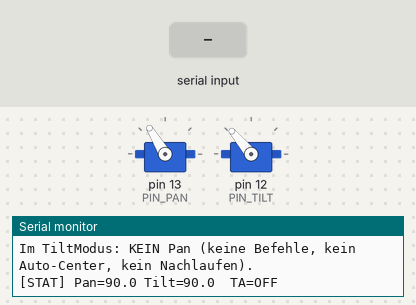
Bench run of a sketch on a simulated Arduino Uno, built with avr-gcc and run on an emulated ATmega328P. On the bench: 2 × servo, the last lines printed to the serial monitor. Inputs (shaded band) come from the test bench.

Above: at 1.2 s.
1.3 s: "PT:\n" received over the second serial link
At 2.8 s:
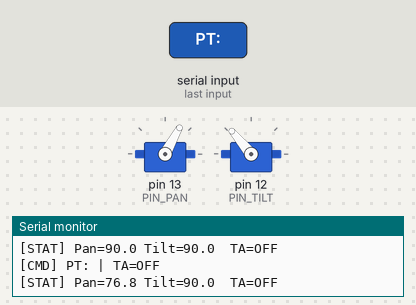
3.7 s: "TT:\n" received over the second serial link
At 6.1 s:
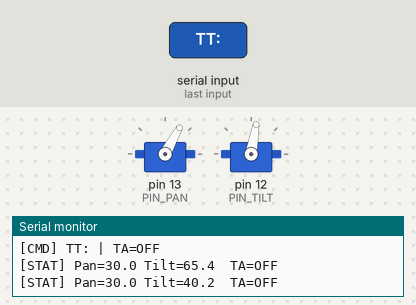
6.7 s: "RST\n" received over the second serial link
At 7.17 s:
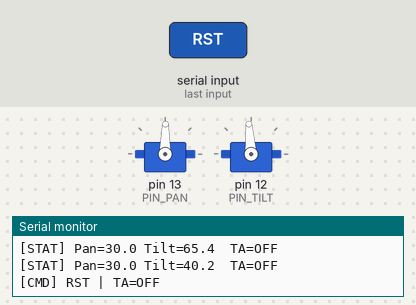
9.7 s: "TT:,45\n" received over the second serial link
At 11.9 s:
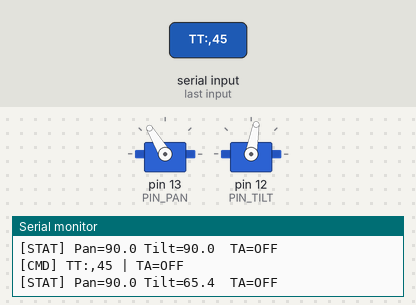
12.7 s: "PT:,45\n" received over the second serial link
At 13.15 s:
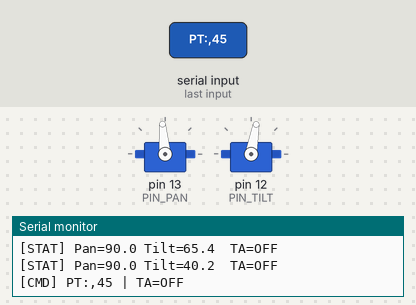
Timing chart, 0 to 15.7 s (numbered marks = the images above; inputs shaded):
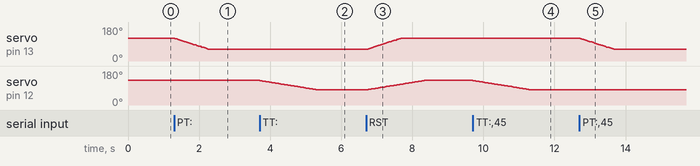

The sketch:

hc05_rx.ino
```cpp
#include <Servo.h>
#include <SoftwareSerial.h>

/* -------------------- Bluetooth (HC-05) -------------------- */
// HC-05 Verdrahtung (UNO/Nano):
//   HC-05 TXD -> D10 (Arduino RX)
//   HC-05 RXD <- D11 (Arduino TX über Spannungsteiler 5V->3.3V)
//   GND gemeinsam, VCC an 5V
SoftwareSerial BT(11, 10);      // RX<-11, TX->10
#define BT_BAUD 9600

/* -------------------- Servos & Grenzen (mit iPhone FOV) ---- */
const uint8_t PIN_PAN  = 13;
const uint8_t PIN_TILT = 12;
Servo pan, tilt;

// Arbeitsbereich (logisch, ohne Offset)
const int PAN_MIN  = 30;
const int PAN_MAX  = 150;
const int TILT_MIN = 40;
const int TILT_MAX = 120;

// Offsets (Feinjustage – werden erst bei write() addiert)
const int PAN_OFFSET  = 31;
const int TILT_OFFSET = 40;

// Bewegung / Glättung
const float PAN_SPEED_DEG_S  = 60.0f;  // schneller, aber weich
const float TILT_SPEED_DEG_S = 30.0f;
const float DEADZONE_DEG     = 0.3f;

// Link-Timeout (nur außerhalb des Tilt-Modus relevant)
const unsigned long LINK_TIMEOUT_MS = 1500;

/* -------------------- Zustände -------------------- */
float panPos = 90,  panTarget = 90;
float tiltPos = 90, tiltTarget = 90;

bool tiltAdjustMode = false;           // 2x Klick toggelt
unsigned long lastPktMs = 0;
unsigned long lastUpdateMs = 0;

String lineBuf;

/* -------------------- Helfer -------------------- */
inline float clampf(float v, float a, float b) { return v < a ? a : (v > b ? b : v); }

inline void smoothMove(float &p, float t, float maxSpeed, float dt) {
  float d = t - p;
  if (fabs(d) <= DEADZONE_DEG) return;
  float step = constrain(d, -maxSpeed * dt, maxSpeed * dt);
  p += step;
}

inline void applyServos() {
  pan.write ((int)round(panPos  + PAN_OFFSET));
  tilt.write((int)round(tiltPos + TILT_OFFSET));
}

void printStatus() {
  Serial.print(F("[STAT] Pan="));  Serial.print(panPos,1);
  Serial.print(F(" Tilt="));       Serial.print(tiltPos,1);
  Serial.print(F("  TA="));        Serial.println(tiltAdjustMode ? F("ON") : F("OFF"));
}

/* -------------------- Parser -------------------- */
void handleCommand(String cmd) {
  cmd.trim();
  if (!cmd.length()) return;

  // Wir haben gültige Daten empfangen
  lastPktMs = millis();

  if (cmd.startsWith("PT:")) {
    // Pan-Befehle NUR erlauben, wenn NICHT im Tilt-Modus
    if (!tiltAdjustMode) {
      float v = cmd.substring(3).toFloat();
      panTarget = clampf(v, PAN_MIN, PAN_MAX);
    }
  }
  else if (cmd.startsWith("TT:")) {
    float v = cmd.substring(3).toFloat();
    tiltTarget = clampf(v, TILT_MIN, TILT_MAX);
  }
  else if (cmd == "RST" || cmd == "BTN:3") {
    // Reset auf Nullstellung (Offsets wirken bei write())
    panTarget  = 90;
    tiltTarget = 90;
  }
  else if (cmd == "BTN:2" || cmd == "TA:ON" || cmd == "TA:1" || cmd == "TA:TRUE" || cmd == "TA:OFF" || cmd == "TA:0" || cmd == "TA:FALSE") {
    // Tilt-Modus toggeln oder explizit setzen
    if (cmd.startsWith("TA:")) {
      String v = cmd.substring(3); v.toUpperCase();
      tiltAdjustMode = (v == "ON" || v == "1" || v == "TRUE");
    } else {
      tiltAdjustMode = !tiltAdjustMode; // BTN:2
    }
    Serial.print(F("[TA] ")); Serial.println(tiltAdjustMode ? F("ON") : F("OFF"));
  }
  else if (cmd == "BTN:1") {
    // Bestätigen/Beenden – nur relevant, wenn gerade aktiv
    if (tiltAdjustMode) {
      tiltAdjustMode = false;
      Serial.println(F("[TA] OFF (confirmed)"));
    }
  }

  // Debug kompakt
  Serial.print(F("[CMD] ")); Serial.print(cmd);
  Serial.print(F(" | TA=")); Serial.println(tiltAdjustMode ? F("ON") : F("OFF"));
}

/* -------------------- Setup / Loop -------------------- */
void setup() {
  Serial.begin(115200);
  BT.begin(BT_BAUD);

  pan.attach(PIN_PAN);
  tilt.attach(PIN_TILT);

  // Start mittig (Offsets wirken in applyServos)
  panPos = panTarget = 90;
  tiltPos = tiltTarget = 90;
  applyServos();

  lastPktMs = lastUpdateMs = millis();

  Serial.println(F("== VIEWMATE Receiver (HC-05) =="));
  Serial.println(F("Regeln: 2x Klick = TiltModus an/aus, 1x = bestaetigen, 3x = Reset."));
  Serial.println(F("Im TiltModus: KEIN Pan (keine Befehle, kein Auto-Center, kein Nachlaufen)."));
  printStatus();
}

void loop() {
  /* --- Bluetooth lesen, zeilenweise parsen --- */
  while (BT.available()) {
    char c = BT.read();
    if (c == '\r' || c == '\n') {
      if (lineBuf.length() > 0) { handleCommand(lineBuf); lineBuf = ""; }
    } else {
      lineBuf += c;
      if (lineBuf.length() > 96) lineBuf = ""; // Schutz
    }
  }

  // /* --- Wenn Link weg: nur außerhalb des Tilt-Modus Pan zurück zur Mitte --- */
  // if (!tiltAdjustMode && (millis() - lastPktMs > LINK_TIMEOUT_MS)) {
  //   panTarget = 90;
  // }
  // Im Tilt-Modus: NICHTS an Pan anfassen (weder Target noch Bewegung)

  /* --- Weiche Bewegung (~50 Hz) --- */
  unsigned long now = millis();
  float dt = (now - lastUpdateMs) / 1000.0f;
  if (dt >= 0.02f) {
    // Pan NUR bewegen, wenn NICHT im Tilt-Modus
    if (!tiltAdjustMode) {
      smoothMove(panPos, panTarget, PAN_SPEED_DEG_S, dt);
    }
    // Tilt IMMER bewegen (Targets kommen auch im Tilt-Modus)
    smoothMove(tiltPos, tiltTarget, TILT_SPEED_DEG_S, dt);

    applyServos();
    lastUpdateMs = now;
  }

  // optionaler Status alle 1.5 s
  static unsigned long dbg = 0;
  if (now - dbg > 1500) {
    dbg = now;
    printStatus();
  }
}
```

Measured:
- after the input at 1.3 s, servo on pin 13 (PIN_PAN): moves from 121° to 61° over 0.98 s, starting at once
- after the input at 3.7 s, servo on pin 12 (PIN_TILT): moves from 130° to 80° over 1.6 s, starting at once
- after the input at 6.7 s, servo on pin 13 (PIN_PAN): moves from 61° to 121° over 0.98 s, starting at once; servo on pin 12 (PIN_TILT): moves from 80° to 130° over 1.6 s, starting at once
- after the input at 9.7 s, servo on pin 12 (PIN_TILT): moves from 130° to 80° over 1.6 s, starting at once
- after the input at 12.7 s, servo on pin 13 (PIN_PAN): moves from 121° to 61° over 0.98 s, starting at once
